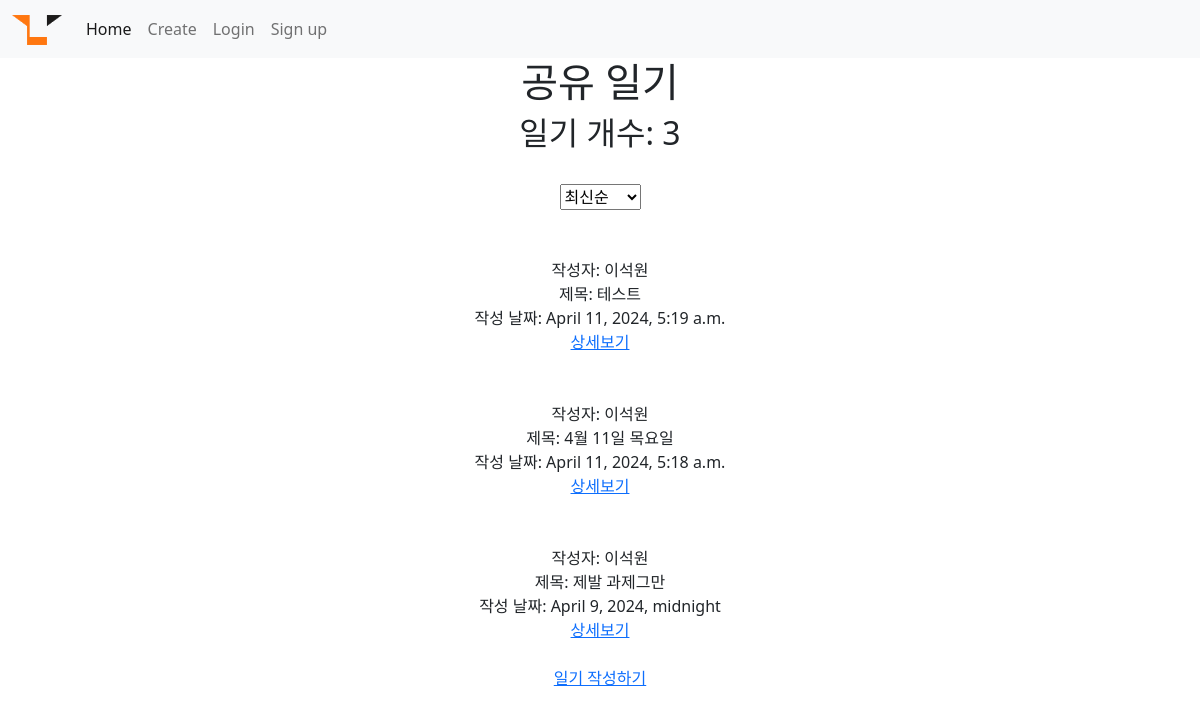
Before: / with the older database file.
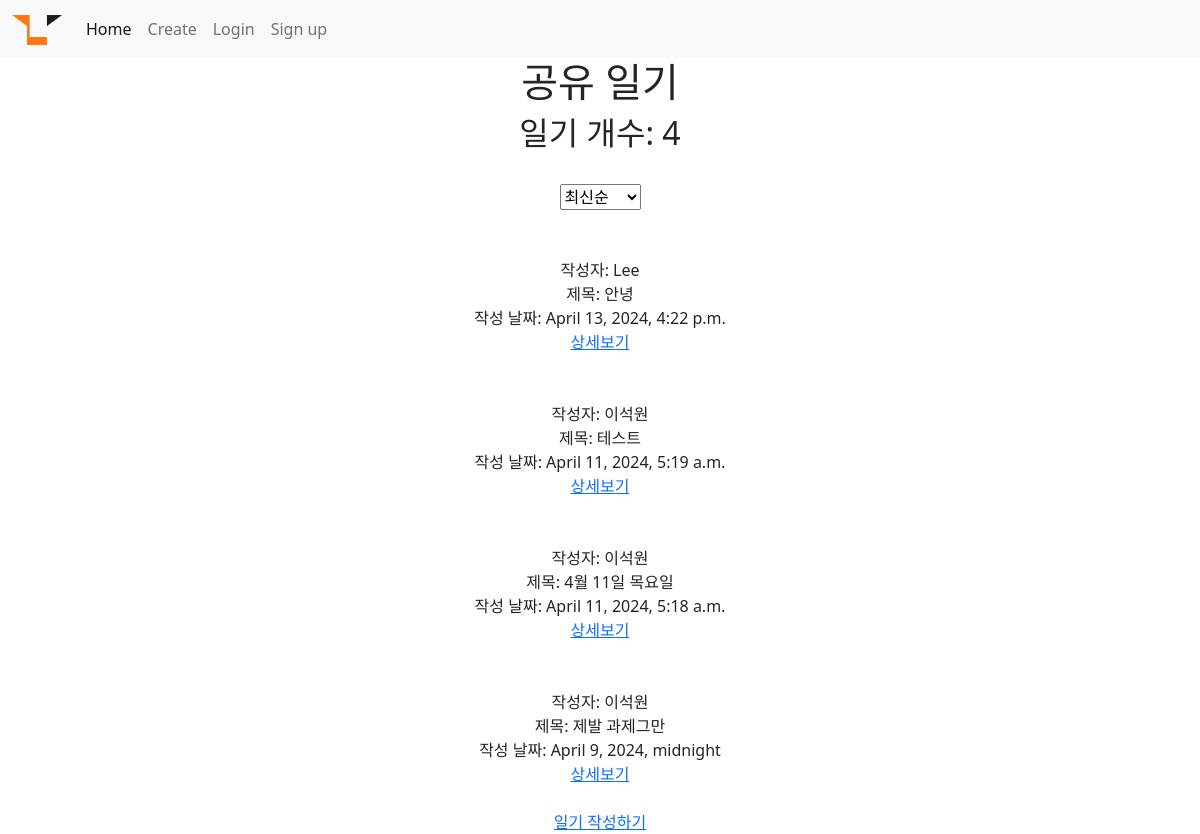
After: the same page with the newer database file.
### diary/models.py (models this page shows, shortened)
class Diary(models.Model):
    title = models.CharField(max_length=50)
    writer = models.CharField(max_length=20)
    pub_update = models.DateTimeField()
    body = models.TextField()
    image = models.ImageField(upload_to="diary/", blank=True, null=True) #blank랑 null은 비어있어도 되게 만들어줌

### diary/views.py (the view)
# urls.py: 2. Add a URL to urlpatterns:  path('', views.home, name='home')
def home(request):
    diarys = Diary.objects.all().order_by('id')
    count = len(diarys)   #diarys.count !! 라는 함수도 있음
    count = int(count)
    old_diarys = diarys
    new_diarys = diarys.reverse()
    data = {"diarys":new_diarys , "count" : count}
    return render(request, "home.html", data)

### diary/templates/home.html (shortened to what this page needs)
{% extends 'base.html' %}
{% block content %}
<h1>공유 일기</h1>
<h2>일기 개수: {{count}}</h2>
<br>
<div>
<form>
    <select name="arrange" id="arrange">
        <option value="new">최신순</option>
    </select>
</form>
<br>
{% for diary in diarys%}
    <br>
    <div>
        작성자: {{diary.writer}}
        <br>
        제목: {{diary.title}}
        <br>
        작성 날짜: {{diary.pub_update}}
        <br>
        <a href="{% url 'detail' diary.id %}">상세보기</a>
    </div>
    <br>
{% endfor %}
<a href="{%url 'create' %} ">일기 작성하기</a>
{% endblock %}

Changed rows visible on the page:
added Diary: writer "Lee", title "안녕", pub_update "April 13, 2024, 4:22 p.m."
Other visible differences:
{{ count }}: "3" → "4"
